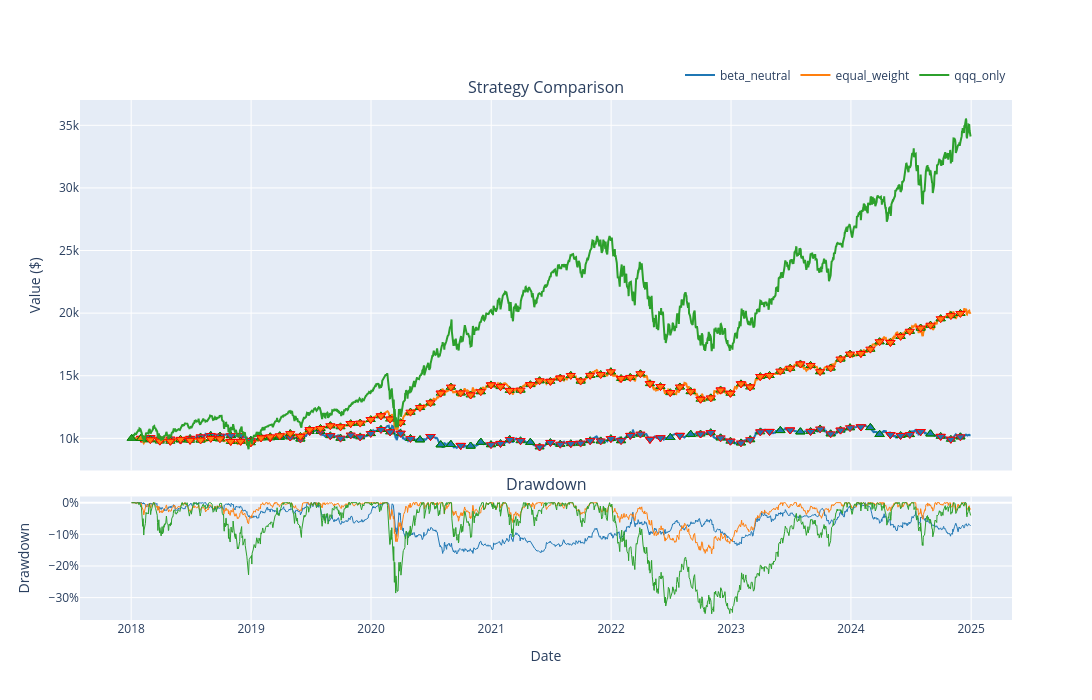

Notebook cell for this chart:
### Code cell
comparison.plot_interactive()
